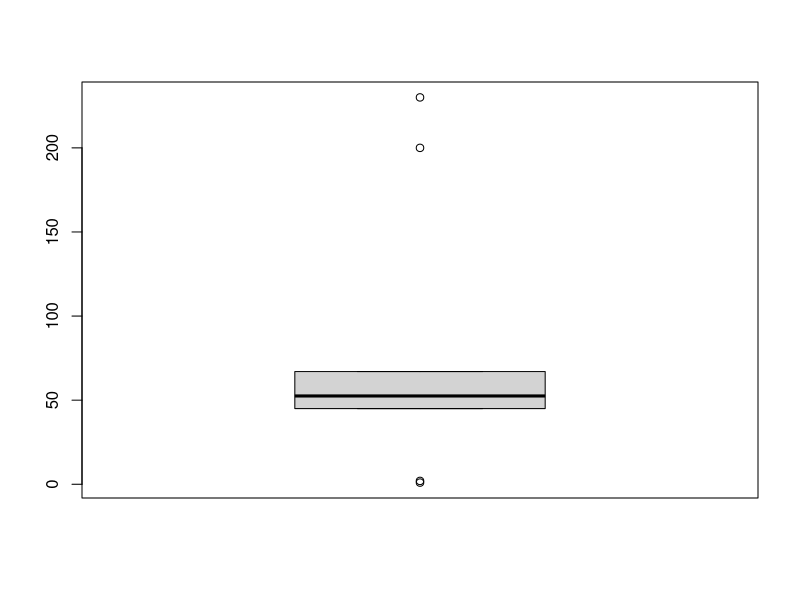
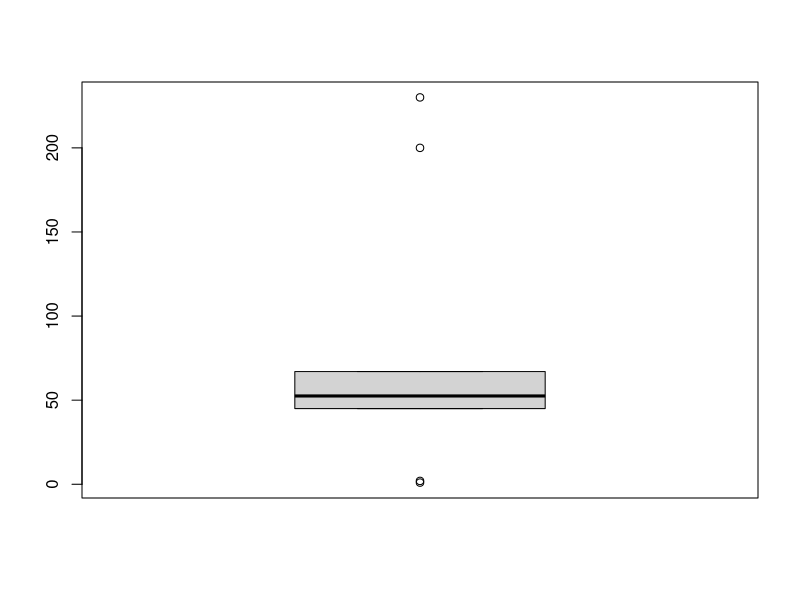
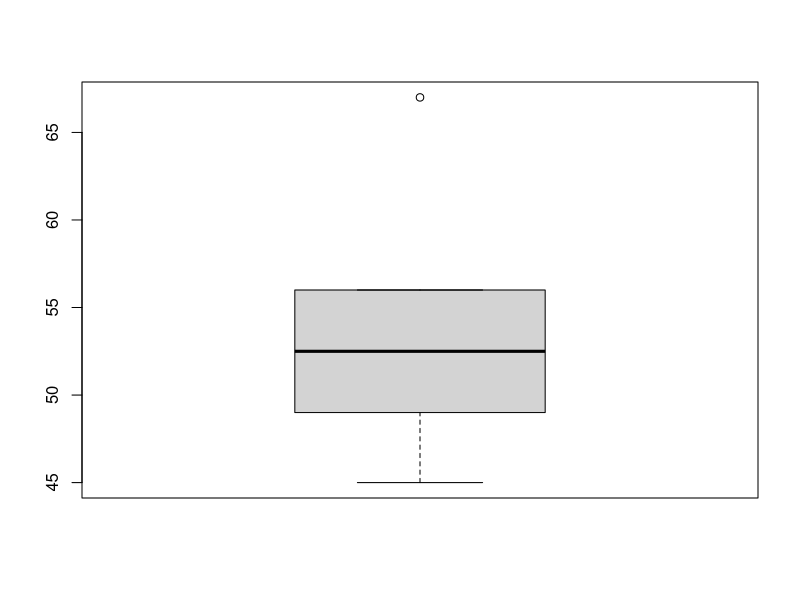
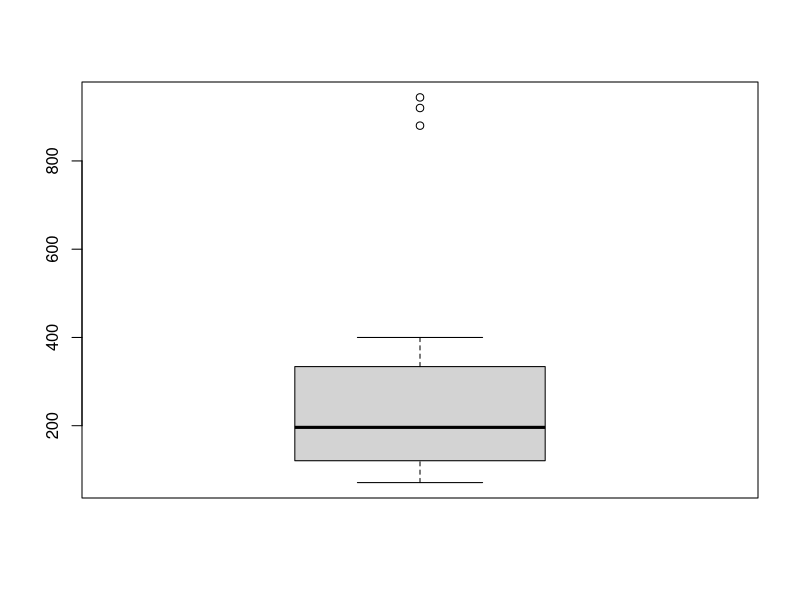
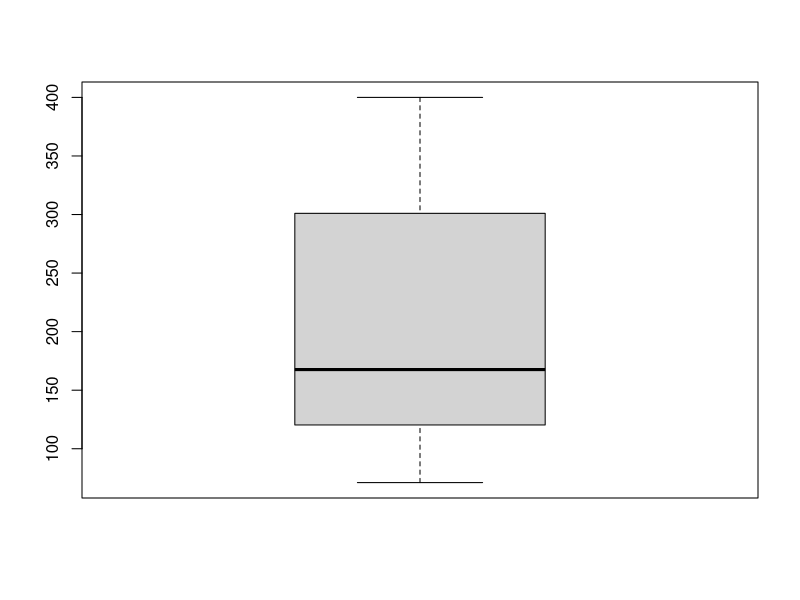

The R source for these figures, in order:
## ---- chunk 1
sales <- c(1,2,50,45,67,200,230,55,56,49)
boxplot(sales)
## ---- chunk 2
#finds outlier values
OutlierValues <- boxplot(sales)$out 

#PrintOutliers
OutlierValues 

which(sales %in% OutlierValues)

#Remove Outliers
sales[!(sales %in% OutlierValues)]

sales <- sales[!(sales %in% OutlierValues)]

boxplot(sales)
## ---- chunk 3

MTcars_local <- c(mtcars$disp[which(mtcars$disp >420)]*2)
MTcars_local

mtcars$disp[which(mtcars$disp >420)] <- c(mtcars$disp[which(mtcars$disp >420)]*2)
boxplot(mtcars$disp)



## ---- chunk 4

mtcars_outliers <- boxplot(mtcars$disp,plot=FALSE)$out

mtcars[which(mtcars$disp %in% mtcars_outliers),]

## ---- chunk 5
mtcars <- mtcars[-which(mtcars$disp %in% mtcars_outliers),]
boxplot(mtcars$disp)
